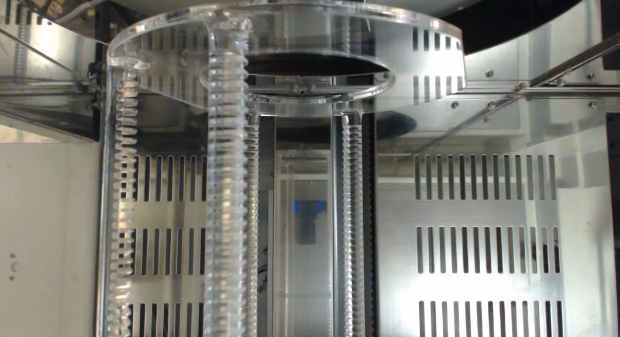
#> input picture data/calibration/sample_template.png, 620 x 337 px
$ python -i hough_line_detector.py   (imports and definitions only)
#> lines starting #> are read from the running program, lines starting #| are printed output that depends on the picture
### utils/logging_.py
import logging

from utils.base.singleton import Singleton


class Logger(Singleton):
    @classmethod
    def getLogger(cls, log_level):
        logger = cls.getInstance().logger
        if log_level is "DEBUG":
            logger.setLevel(logging.DEBUG)
        elif log_level is "INFO":
            logger.setLevel(logging.INFO)
        return logger

    def __init__(self):
        self.logger = logging.getLogger("JYP")
        self.formatter = \
            logging.Formatter('[%(levelname)s|%(filename)s:%(lineno)s] '
                              '%(asctime)s > %(message)s')
        self.streamHandler = logging.StreamHandler()
        self.streamHandler.setFormatter(self.formatter)

        self.logger.addHandler(self.streamHandler)

logger = Logger.getLogger("DEBUG")

### utils/base/singleton.py
class Singleton():
    __instance = None

    @classmethod
    def getInstance(cls, *args, **kargs):
        if cls.__instance is None:
            cls.__instance = cls(*args, **kargs)

        return cls.__instance

### utils/log/logging_.py
import logging

from utils.base.singleton import Singleton


class Logger(Singleton):
    @classmethod
    def getLogger(cls, log_level):
#> further down, picture is the input picture: shape (337, 620, 3); mean B, G, R 117.8, 124.4, 124.6
        logger = cls.getInstance().logger
        if log_level is "DEBUG":
            logger.setLevel(logging.DEBUG)
        elif log_level is "INFO":
            logger.setLevel(logging.INFO)
        return logger

    def __init__(self):
        self.logger = logging.getLogger("JYP")
        self.formatter = \
            logging.Formatter('[%(levelname)s|%(filename)s:%(lineno)s] '
                              '%(asctime)s > %(message)s')
        self.streamHandler = logging.StreamHandler()
        self.streamHandler.setFormatter(self.formatter)

        self.logger.addHandler(self.streamHandler)

logger = Logger.getLogger("DEBUG")

### logics/hough_line_detector.py
import cv2

import numpy as np

from models.line import Line
from utils.logging_ import logger
from utils.visualize.windowmanager import WindowManager


def detectHoughLines(image):
    img = np.copy(image)
    img = cv2.Canny(img, 50,150)
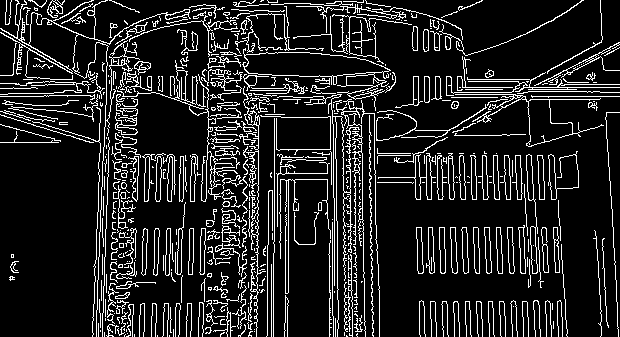
#> img: shape (337, 620); 13.7% white in thin lines or dots
    lines = cv2.HoughLinesP(img, 1,np.pi/180,80,30,10)
#> lines = 219 rows, first 6: [523, 87, 552, 87], [531, 96, 619, 96], [530, 99, 572, 99], [465, 89, 502, 89], [49, 95, 69, 95], [334, 208, 334, 264]
    # logger.debug("lines number={}".format(len(lines)))
    img = cv2.cvtColor(img, cv2.COLOR_GRAY2BGR)
#> img: shape (337, 620, 3); 13.7% white in thin lines or dots
    from logics.contour_line_detector import findMainDirectionByLines
    maindirectionline = findMainDirectionByLines(lines)
    from logics.contour_line_detector import findMainLines
    mainline = findMainLines(lines, maindirectionline)
    mask = np.zeros(img.shape)
    maskwithlines = Line.drawLines(mask, lines)
    imagewithlines = Line.drawLines(image, lines)
    withmainline = Line.drawLines(image, mainline.baseline)

    return maskwithlines, imagewithlines, withmainline

>>> import cv2
>>> picture = cv2.imread('../data/calibration/sample_template.png')
#> (the run stopped early here; a loop or call above may not have finished)
